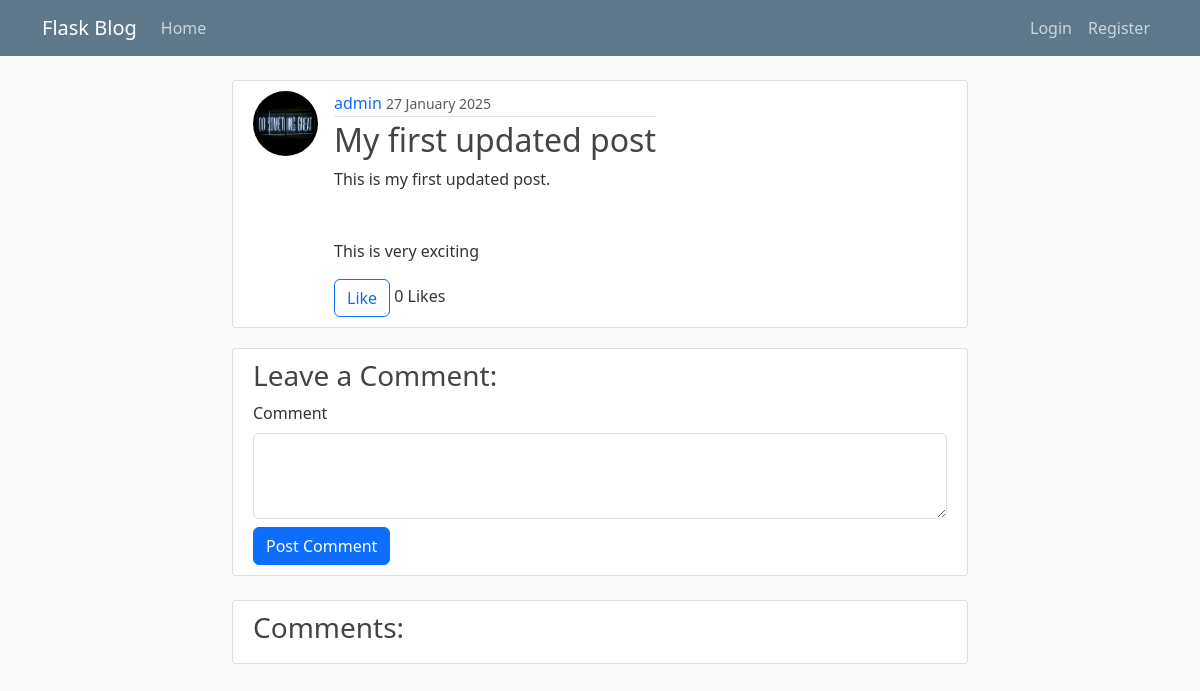
/post/1, run on the app's committed database.
### flaskblog/models.py (models this page shows, shortened)
class User(db.Model, UserMixin):
    id = db.Column(db.Integer, primary_key=True)
    username = db.Column(db.String(20), unique=True, nullable=False)
    email = db.Column(db.String(120), unique=True, nullable=False)
    image_file = db.Column(db.String(20), nullable=False, default="default.jpg")
    password = db.Column(db.String(60), nullable=False)
    posts = db.relationship("Post", backref="author", lazy=True)

class Post(db.Model):
    id = db.Column(db.Integer, primary_key=True)
    title = db.Column(db.String(100), nullable=False)
    date = db.Column(db.DateTime, nullable=False, default=datetime.utcnow)
    content = db.Column(db.Text, nullable=False)
    user_id = db.Column(db.Integer, db.ForeignKey('user.id'), nullable=False)
    likes = db.relationship('Like', backref='post', lazy=True)

### flaskblog/posts/routes.py (the view)
@posts.route("/post/<int:post_id>", methods=['GET', 'POST'])
def post(post_id):
    post = Post.query.get_or_404(post_id)
    form = CommentForm()
    if form.validate_on_submit():
        comment = Comment(content=form.content.data, user_id=current_user.id, post_id=post.id)
        db.session.add(comment)
        db.session.commit()
        flash('Your comment has been posted!', 'success')
        return redirect(url_for('posts.post', post_id=post.id))
    comments = Comment.query.filter_by(post_id=post.id).order_by(Comment.date_posted.desc()).all()
    return render_template('post.html', title=post.title, post=post, form=form, comments=comments)

### flaskblog/posts/forms.py
class CommentForm(FlaskForm):
    content = TextAreaField("Comment", validators=[DataRequired()])
    submit = SubmitField("Post Comment")

### flaskblog/templates/post.html (shortened to what this page needs)
{% extends "layout.html" %}
{% block content %}
    <article class="media content-section">
        <div class="media d-flex">
            <img class="rounded-circle article-img" src="{{ url_for('static', filename='profile_pics/' + post.author.image_file) }}" alt="">
            <div class="media-body">
                <div class="article-metadata">
                    <a class="mr-2" href="{{ url_for('users.user_posts', username=post.author.username) }}">{{ post.author.username }}</a>
                    <small class="text-muted">{{ post.date.strftime("%d %B %Y") }}</small>
                </div>
                <h2 class="article-title">{{ post.title }}</h2>
                <p class="article-content">{{ post.content }}</p>
                <form method="POST" action="{{ url_for('posts.like_post', post_id=post.id) }}">
                    <button type="submit" class="btn btn-outline-primary">
                        {% if current_user.is_authenticated and post.likes|selectattr('user_id', 'equalto', current_user.id)|list %}
                            Unlike
                        {% else %}
                            Like
                        {% endif %}
                    </button>
                    <span class="ml-2">{{ post.likes|length }} Likes</span>
                </form>
            </div>
        </div>
    </article>
    <section class="content-section">
        <h3>Leave a Comment:</h3>
        <form method="POST" action="{{ url_for('posts.post', post_id=post.id) }}">
            <div class="form-group">
                {{ form.content.label(class="form-label") }}
                {{ form.content(class="form-control", rows=3) }}
            </div>
            <div class="form-group mt-2">
                {{ form.submit(class="btn btn-primary") }}
            </div>
        </form>
    </section>
    <section class="content-section mt-4">
        <h3>Comments:</h3>
    </section>
{% endblock content %}

### flaskblog/static/main.css (style rules this page uses)
body { background: #fafafa; color: #333333; margin-top: 5rem; }
h1, h2, h3, h4, h5, h6 { color: #444444; }
a { text-decoration: none; }
.content-section { background: #ffffff; padding: 10px 20px; border: 1px solid #dddddd; border-radius: 3px; margin-bottom: 20px; }
.article-title { color: #444444; }
.article-content { white-space: pre-line; }
.article-img { height: 65px; width: 65px; margin-right: 16px; }
.article-metadata { padding-bottom: 1px; margin-bottom: 4px; border-bottom: 1px solid #e3e3e3 }

### data on the page
User: image_file (picture), author.username "admin"
Post: date "27 January 2025", title "My first updated post", content "This is my first updated post. This is very exciting"

### other printed values
{{ post.likes|length }} "0"
